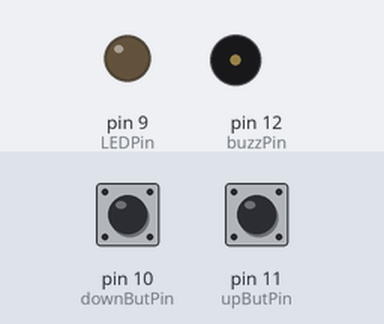
This sketch was run on a simulated Arduino Uno, built with avr-gcc and run on an emulated ATmega328P. On the bench: output pins drawn as LEDs (lit = HIGH), buzzer (waves = sounding, pin HIGH). The test bench sets the inputs (shaded band); at power-on: pin 11 (upButPin) LOW, pin 10 (downButPin) LOW. What the sketch prints to the serial monitor is not drawn.

Above: at 1.2 s.
1.3 s: pin 11 (upButPin) pulled HIGH for 1 s
At 3.4 s:
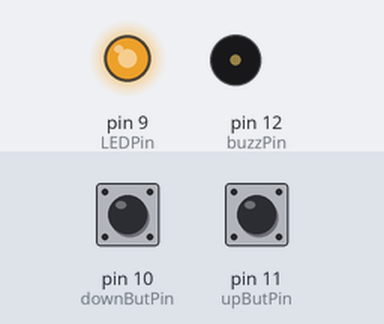
3.8 s: pin 10 (downButPin) pulled HIGH for 3.2 s
At 5.2 s:
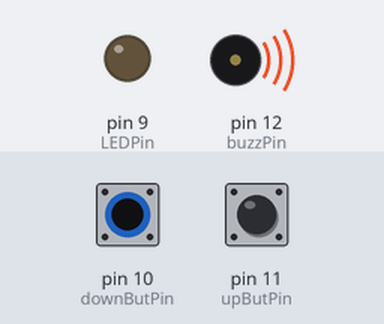
8.5 s: pin 11 (upButPin) pulled HIGH for 3.2 s
At 10.1 s:
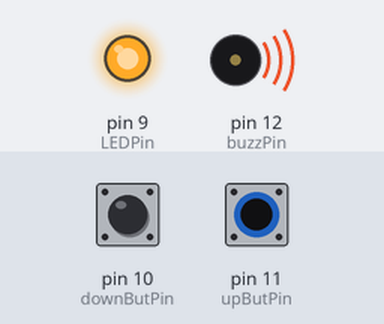
13.2 s: pin 10 (downButPin) pulled HIGH for 0.15 s
At 13.6 s:
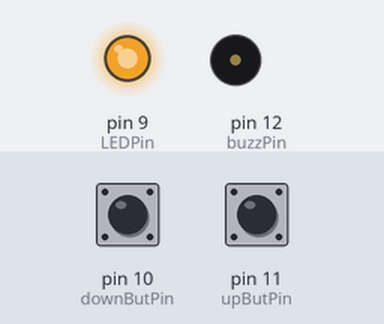
Timing chart, 0 to 15.8 s (numbered marks = the images above; inputs shaded):
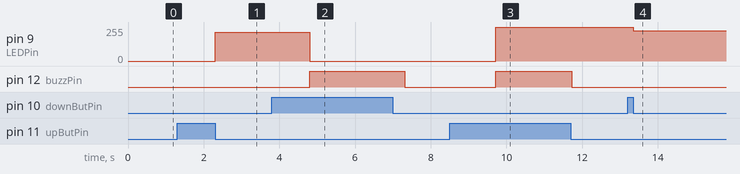

Measured:
- after the input at 1.3 s, pin 9 (LEDPin): 0/255 → 214/255 after 1.0 s
- after the input at 3.8 s, pin 9 (LEDPin): 214/255 → 0/255 after 1.0 s; pin 12 (buzzPin): LOW → HIGH after 1.0 s, → LOW 2.5 s later
- after the input at 8.5 s, pin 9 (LEDPin): 0/255 → 255/255 after 1.2 s; pin 12 (buzzPin): LOW → HIGH after 1.2 s, → LOW 2.0 s later
- after the input at 13.2 s, pin 9 (LEDPin): 255/255 → 226/255 after 0.15 s

The sketch:

Push_Buttons_to_Create_Dimmable_LED.ino
```cpp
int buzzPin = 12;
int upButPin = 11;
int downButPin = 10;
int LEDPin = 9;
int currButState1 = 0;
int currButState2 = 0;
int prevState = 0;
int LEDState = 0;
int bright;

void setup() {
  // put your setup code here, to run once:
  pinMode(buzzPin, OUTPUT);
  pinMode(upButPin, INPUT);
  pinMode(downButPin, INPUT);
  pinMode(LEDPin, OUTPUT);
  Serial.begin(9600);
}

void loop() {
  // put your main code here, to run repeatedly:
  currButState1 = digitalRead(upButPin);
  currButState2 = digitalRead(downButPin);

//  Serial.print("Button 1: ");
//  Serial.print(currButState1);
//  Serial.print("Button 2: ");
//  Serial.println(currButState2);

  Serial.println(bright);

  if(currButState1){
    bright++;
  }

  if(currButState2){
    bright--;
  }

  if(bright > 255){
    bright = 255;
    digitalWrite(buzzPin, HIGH);
    delay(500);
    digitalWrite(buzzPin, LOW);
  }

  if(bright < 0){
    bright = 0;
    digitalWrite(buzzPin, HIGH);
    delay(500);
    digitalWrite(buzzPin, LOW);
  }

  analogWrite(LEDPin, bright);
}
```
